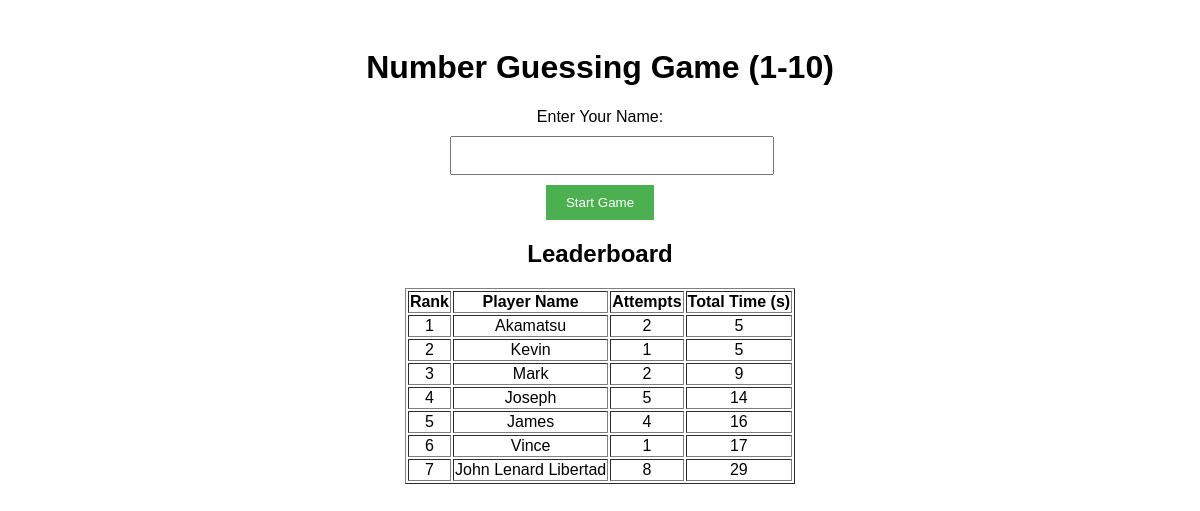
The page / on the database its author committed.
### tables this page shows
CREATE TABLE `leaderboard` (
  `id` int NOT NULL AUTO_INCREMENT,
  `player_name` varchar(50) NOT NULL,
  `attempts` int NOT NULL,
  `start_time` datetime NOT NULL,
  `end_time` datetime NOT NULL,
  `total_time` double NOT NULL,
  PRIMARY KEY (`id`)
);

### index.php (the view, shortened to what this page needs)
<?php include 'game.php'; ?>
<!DOCTYPE html>
<html lang="en">
<head>
</head>
<body>
    <h1>Number Guessing Game (1-10)</h1>
    <?php if (!$_SESSION['started']): ?>
        <div class="container">
            <form method="POST">
                <label for="player_name">Enter Your Name:</label>
                <input type="text" name="player_name" id="player_name" required>
                <button type="submit" name="start_game">Start Game</button>
            </form>
        </div>
    <?php endif; ?>
    <h2>Leaderboard</h2>
    <table border="1" style="margin: auto;">
        <tr>
            <th>Rank</th>
            <th>Player Name</th>
            <th>Attempts</th>
            <th>Total Time (s)</th>
        </tr>
        <?php
        $result = $conn->query("SELECT player_name, attempts, total_time FROM leaderboard ORDER BY total_time ASC LIMIT 10");
        $rank = 1;
        while ($row = $result->fetch_assoc()): ?>
            <tr>
                <td><?= $rank++ ?></td>
                <td><?= htmlspecialchars($row['player_name']) ?></td>
                <td><?= $row['attempts'] ?></td>
                <td><?= $row['total_time'] ?></td>
            </tr>
        <?php endwhile; ?>
    </table>
</body>
</html>

### index.php (style rules this page uses)
body { font-family: Arial, sans-serif; text-align: center; padding: 20px; }
.container { width: 300px; margin: auto; }
input[type="text"], input[type="number"] { width: 100%; padding: 10px; margin: 10px 0; }
button { padding: 10px 20px; background-color: #4CAF50; color: white; border: none; cursor: pointer; }

### rows shown on the page
leaderboard: player_name "Akamatsu", attempts "2", total_time "5"
leaderboard: player_name "Kevin", attempts "1", total_time "5"
leaderboard: player_name "Mark", attempts "2", total_time "9"
leaderboard: player_name "Joseph", attempts "5", total_time "14"
leaderboard: player_name "James", attempts "4", total_time "16"
leaderboard: player_name "Vince", attempts "1", total_time "17"
leaderboard: player_name "John Lenard Libertad", attempts "8", total_time "29"
